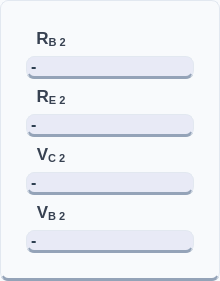
          <widget class="QFrame" name="frameOutputs_2">
           <property name="sizePolicy">
            <sizepolicy hsizetype="Preferred" vsizetype="Preferred">
             <horstretch>0</horstretch>
             <verstretch>0</verstretch>
            </sizepolicy>
           </property>
           <property name="minimumSize">
            <size>
             <width>220</width>
             <height>80</height>
            </size>
           </property>
           <property name="maximumSize">
            <size>
             <width>16777215</width>
             <height>16777215</height>
            </size>
           </property>
           <property name="styleSheet">
            <string notr="true">background-color: #f8fafc;
color: #334155;
border-radius: 8px;
border: 1px solid #e2e8f0;
border-bottom: 3px solid #94a3b8;
font-family: 'Inter', sans-serif;</string>
           </property>
           <property name="frameShape">
            <enum>QFrame::Shape::StyledPanel</enum>
           </property>
           <layout class="QVBoxLayout" name="verticalLayout_17">
            <property name="spacing">
             <number>5</number>
            </property>
            <property name="leftMargin">
             <number>25</number>
            </property>
            <property name="topMargin">
             <number>25</number>
            </property>
            <property name="rightMargin">
             <number>25</number>
            </property>
            <property name="bottomMargin">
             <number>25</number>
            </property>
            <item>
             <widget class="QLabel" name="labelIconRb2">
              <property name="sizePolicy">
               <sizepolicy hsizetype="Expanding" vsizetype="Fixed">
                <horstretch>0</horstretch>
                <verstretch>0</verstretch>
               </sizepolicy>
              </property>
              <property name="minimumSize">
               <size>
                <width>40</width>
                <height>25</height>
               </size>
              </property>
              <property name="maximumSize">
               <size>
                <width>50</width>
                <height>50</height>
               </size>
              </property>
              <property name="styleSheet">
               <string notr="true">QLabel {
    color: #374151;             /* The dark charcoal text from Image 1 */
    font-family: &quot;Rockwell&quot;;    /* The serif font from Image 1 */
    font-size: 13pt;
    font-weight: bold;
    background: transparent;    /* Crucial for the Image 2 flat look */
    border: none;
}</string>
              </property>
              <property name="text">
               <string>&lt;html&gt;&lt;head/&gt;&lt;body&gt;&lt;p&gt;R&lt;span style=&quot; vertical-align:sub;&quot;&gt;B 2&lt;/span&gt;&lt;/p&gt;&lt;/body&gt;&lt;/html&gt;</string>
              </property>
              <property name="alignment">
               <set>Qt::AlignmentFlag::AlignCenter</set>
              </property>
             </widget>
            </item>
            <item>
             <widget class="QLabel" name="labelOutputRb2">
              <property name="sizePolicy">
               <sizepolicy hsizetype="Preferred" vsizetype="Fixed">
                <horstretch>0</horstretch>
                <verstretch>0</verstretch>
               </sizepolicy>
              </property>
              <property name="minimumSize">
               <size>
                <width>100</width>
                <height>20</height>
               </size>
              </property>
              <property name="cursor">
               <cursorShape>IBeamCursor</cursorShape>
              </property>
              <property name="mouseTracking">
               <bool>true</bool>
              </property>
              <property name="styleSheet">
               <string notr="true">font-size: 16px; font-weight: bold; color: #2c3e50; background: #e8eaf6;

</string>
              </property>
              <property name="text">
               <string>-</string>
              </property>
              <property name="textInteractionFlags">
               <set>Qt::TextInteractionFlag::LinksAccessibleByMouse|Qt::TextInteractionFlag::TextSelectableByMouse</set>
              </property>
             </widget>
            </item>
            <item>
             <widget class="QLabel" name="labelIconRe2">
              <property name="sizePolicy">
               <sizepolicy hsizetype="Expanding" vsizetype="Fixed">
                <horstretch>0</horstretch>
                <verstretch>0</verstretch>
               </sizepolicy>
              </property>
              <property name="minimumSize">
               <size>
                <width>40</width>
                <height>25</height>
               </size>
              </property>
              <property name="maximumSize">
               <size>
                <width>50</width>
                <height>50</height>
               </size>
              </property>
              <property name="styleSheet">
               <string notr="true">QLabel {
    color: #374151;             /* The dark charcoal text from Image 1 */
    font-family: &quot;Rockwell&quot;;    /* The serif font from Image 1 */
    font-size: 13pt;
    font-weight: bold;
    background: transparent;    /* Crucial for the Image 2 flat look */
    border: none;
}</string>
              </property>
              <property name="text">
               <string>&lt;html&gt;&lt;head/&gt;&lt;body&gt;&lt;p&gt;R&lt;span style=&quot; vertical-align:sub;&quot;&gt;E 2&lt;/span&gt;&lt;/p&gt;&lt;/body&gt;&lt;/html&gt;</string>
              </property>
              <property name="alignment">
               <set>Qt::AlignmentFlag::AlignCenter</set>
              </property>
             </widget>
            </item>
            <item>
             <widget class="QLabel" name="labelOutputRe2">
              <property name="sizePolicy">
               <sizepolicy hsizetype="Preferred" vsizetype="Fixed">
                <horstretch>0</horstretch>
                <verstretch>0</verstretch>
               </sizepolicy>
              </property>
              <property name="minimumSize">
               <size>
                <width>100</width>
                <height>20</height>
               </size>
              </property>
              <property name="cursor">
               <cursorShape>IBeamCursor</cursorShape>
              </property>
              <property name="mouseTracking">
               <bool>false</bool>
              </property>
              <property name="styleSheet">
               <string notr="true">font-size: 16px; font-weight: bold; color: #2c3e50; background: #e8eaf6;

</string>
              </property>
              <property name="text">
               <string>-</string>
              </property>
              <property name="scaledContents">
               <bool>false</bool>
              </property>
              <property name="textInteractionFlags">
               <set>Qt::TextInteractionFlag::LinksAccessibleByMouse|Qt::TextInteractionFlag::TextSelectableByMouse</set>
              </property>
             </widget>
            </item>
            <item>
             <widget class="QLabel" name="labelIconVc2">
              <property name="sizePolicy">
               <sizepolicy hsizetype="Expanding" vsizetype="Fixed">
                <horstretch>40</horstretch>
                <verstretch>40</verstretch>
               </sizepolicy>
              </property>
              <property name="minimumSize">
               <size>
                <width>40</width>
                <height>25</height>
               </size>
              </property>
              <property name="maximumSize">
               <size>
                <width>50</width>
                <height>50</height>
               </size>
              </property>
              <property name="styleSheet">
               <string notr="true">QLabel {
    color: #374151;             /* The dark charcoal text from Image 1 */
    font-family: &quot;Rockwell&quot;;    /* The serif font from Image 1 */
    font-size: 13pt;
    font-weight: bold;
    background: transparent;    /* Crucial for the Image 2 flat look */
    border: none;
}</string>
              </property>
              <property name="text">
               <string>&lt;html&gt;&lt;head/&gt;&lt;body&gt;&lt;p&gt;V&lt;span style=&quot; vertical-align:sub;&quot;&gt;C 2&lt;/span&gt;&lt;/p&gt;&lt;/body&gt;&lt;/html&gt;</string>
              </property>
              <property name="alignment">
               <set>Qt::AlignmentFlag::AlignCenter</set>
              </property>
             </widget>
            </item>
            <item>
             <widget class="QLabel" name="labelOutputVc2">
              <property name="sizePolicy">
               <sizepolicy hsizetype="Preferred" vsizetype="Fixed">
                <horstretch>0</horstretch>
                <verstretch>0</verstretch>
               </sizepolicy>
              </property>
              <property name="minimumSize">
               <size>
                <width>100</width>
                <height>20</height>
               </size>
              </property>
              <property name="cursor">
               <cursorShape>IBeamCursor</cursorShape>
              </property>
              <property name="mouseTracking">
               <bool>true</bool>
              </property>
              <property name="styleSheet">
               <string notr="true">font-size: 16px; font-weight: bold; color: #2c3e50; background: #e8eaf6;

</string>
              </property>
              <property name="text">
               <string>-</string>
              </property>
              <property name="textInteractionFlags">
               <set>Qt::TextInteractionFlag::LinksAccessibleByMouse|Qt::TextInteractionFlag::TextSelectableByMouse</set>
              </property>
             </widget>
            </item>
            <item>
             <widget class="QLabel" name="labelIconVb2">
              <property name="sizePolicy">
               <sizepolicy hsizetype="Expanding" vsizetype="Fixed">
                <horstretch>0</horstretch>
                <verstretch>0</verstretch>
               </sizepolicy>
              </property>
              <property name="minimumSize">
               <size>
                <width>40</width>
                <height>25</height>
               </size>
              </property>
              <property name="maximumSize">
               <size>
                <width>50</width>
                <height>50</height>
               </size>
              </property>
              <property name="styleSheet">
               <string notr="true">QLabel {
    color: #374151;             /* The dark charcoal text from Image 1 */
    font-family: &quot;Rockwell&quot;;    /* The serif font from Image 1 */
    font-size: 13pt;
    font-weight: bold;
    background: transparent;    /* Crucial for the Image 2 flat look */
    border: none;
}</string>
              </property>
              <property name="text">
               <string>&lt;html&gt;&lt;head/&gt;&lt;body&gt;&lt;p&gt;V&lt;span style=&quot; vertical-align:sub;&quot;&gt;B 2&lt;/span&gt;&lt;/p&gt;&lt;/body&gt;&lt;/html&gt;</string>
              </property>
              <property name="alignment">
               <set>Qt::AlignmentFlag::AlignCenter</set>
              </property>
             </widget>
            </item>
            <item>
             <widget class="QLabel" name="labelOutputVb2">
              <property name="sizePolicy">
               <sizepolicy hsizetype="Preferred" vsizetype="Fixed">
                <horstretch>0</horstretch>
                <verstretch>0</verstretch>
               </sizepolicy>
              </property>
              <property name="minimumSize">
               <size>
                <width>100</width>
                <height>20</height>
               </size>
              </property>
              <property name="cursor">
               <cursorShape>IBeamCursor</cursorShape>
              </property>
              <property name="mouseTracking">
               <bool>true</bool>
              </property>
              <property name="styleSheet">
               <string notr="true">font-size: 16px; font-weight: bold; color: #2c3e50; background: #e8eaf6;

</string>
              </property>
              <property name="text">
               <string>-</string>
              </property>
              <property name="textInteractionFlags">
               <set>Qt::TextInteractionFlag::LinksAccessibleByMouse|Qt::TextInteractionFlag::TextSelectableByMouse</set>
              </property>
             </widget>
            </item>
           </layout>
          </widget>
